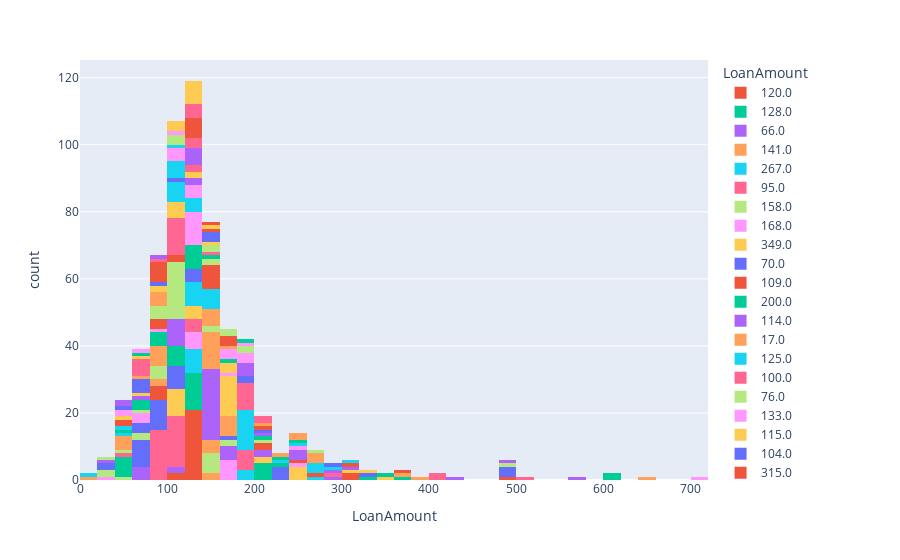

The notebook cell this image was saved under:
### Code cell
loan_histogram = px.histogram(loan_data, x='LoanAmount', color='LoanAmount', color_discrete_map= {'LoanAmount':'#CC3300'})
loan_histogram.show()
